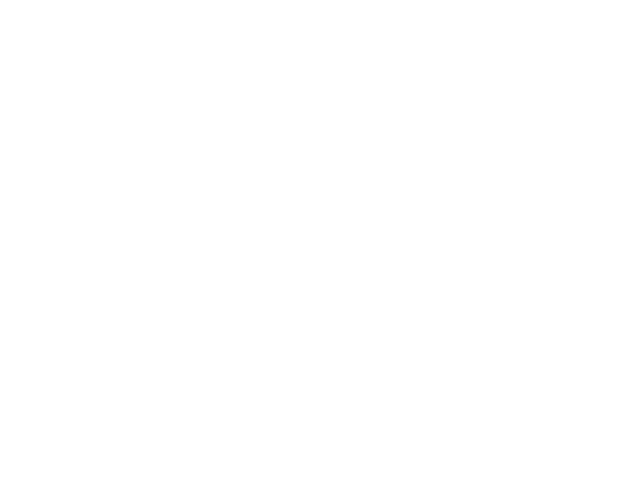
Frame 1 (no input)
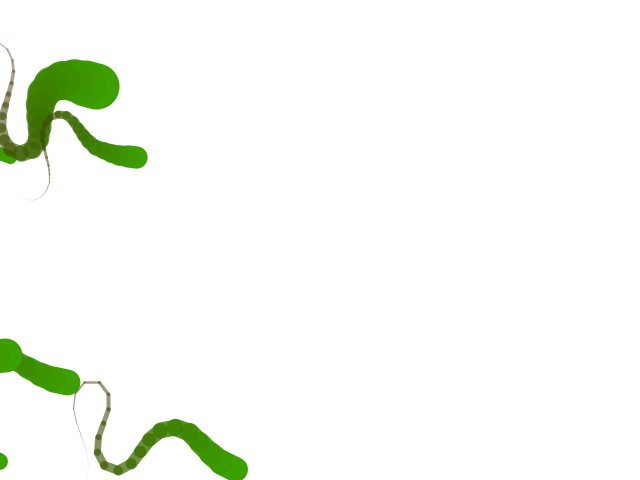
Frame 60 (the mouse pressed at the canvas centre just before this capture)
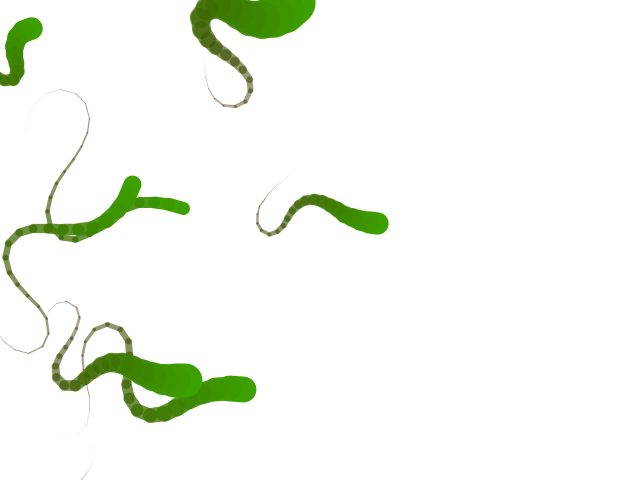
Frame 120 (the mouse held since frame 60 and released just before this capture)

The Processing sketch that drew these frames (run headless with seeded random() and noise(); from frame 60 on, the mouse is pressed at the canvas centre):

// Processing sketch: worm
// ── worm.pde

Tentacle[] tent;
int MAX_TENTS = 9; 

void setup()
{
  size(640, 480);
 // frameRate(30);
  smooth();

  tent = new Tentacle[MAX_TENTS];

  for (int i = 0; i < MAX_TENTS; i++)
  {
    tent[i] = new Tentacle(1, width, height);
  }
}
void draw()
{
  background(255);

  for (int i = 0; i < MAX_TENTS; i++)
  {
    tent[i].move(width, height);
    tent[i].display();
  }
}


class Tentacle
{

  int direction;            // tiene conto della direzione del movimento dei vermi (1, 2, 3 e 4)

  int numNodes;            // numero di nodi che compongono il verme
  PVector[] nodes;         // vettore di PVector incaricati di memorizzare le posizioni dei diversi nodi

  float init_theta;        // angolo iniziale
  float theta;             // l'angolo usato per disegnare il node[0]
  float tv;                // variabile di supporto per una somma incrementale

  float head;              // ampiezza del movimento - è legata anche alla velocità di movimento
  float girth;             // più grande è, più lunghi i segmenti che costituiscono il verme
  float speedCoefficient;  // maggiore il coefficiente di velocità, più velocemente il verme si muoverà nello spazio
  float friction;          // simula la visosità dell'acqua. Quando presente il movimento è più naturale

  float muscleRange;       // è un valore in gradi e viene utilizzato per calcolare il muscleTheta, assieme a muscleFreq
  float muscleFreq;        // definisce gli istanti di campionamento su di un seno spaziale
  float muscleTheta;       // l'angolo usato per disegnare il node[1]
  float cnt;               // variabile di supporto per contenere la somma incrementale dei muscleFreq

  float xpos, ypos;        // tengono conto della poszione del verme
  int margin_w, margin_h;  // tengono conto dell'area visibile e di quella non visibile
  float body;              // valore usato per scalare lo spessore corporeo del verme


  // COSTRUTTORE //////////////////////////////////////////////////////////////
  Tentacle(int dir_, int width_, int height_)
  {
    margin_w = 200;
    margin_h = 200;

    direction = dir_;

    numNodes = 27;
    nodes = new PVector[numNodes];
    for (int i=0; i < numNodes; i++)
    {
      nodes[i] = new PVector(0, 0);
    }

    init(direction, width_, height_);
  }

  // INIT /////////////////////////////////////////////////////////////////////
  void init(int dir_, int w_, int h_)
  {
    switch (dir_)
    {
    case 1:
      init_theta = 0;
      xpos = 0 - random(100, 200);
      ypos = random(h_);
      break;

    case 2:
      init_theta = 90;
      xpos = random(w_);
      ypos = 0 - random(100, 200);
      break;

    case 3:
      init_theta = 180;
      xpos = w_ + random(100, 200);
      ypos = h_;
      break;    

    case 4:
      init_theta = 270;
      xpos = random(w_);
      ypos = h_ + random(100, 200);
      break;

    default:
      init_theta = 270;
      xpos = random(w_);
      ypos = h_ + random(100, 200);
      break;
    }

    theta = init_theta;

    body = random(13, 50);                      // varia tra 13 - 50
    head = 2 + random(4);                       // varia tra 2 - 6
    girth = 8 + random(8);                      // varia tra 8 - 16
    speedCoefficient = 0.09 + (random(10)/50);  // varia tra 0,09 - 0,29
    friction = 0.9 + (random(10)/100);          // varia tra 0,9 - 1;

    muscleRange = 20 + random(50);              // valore in gradi tra 20 - 70
    muscleFreq = 5 + random(23);                // valore in gradi tra 5 - 28
  }

  // MOVE /////////////////////////////////////////////////////////////////////
  void move(int _width, int _height)
  {
    tv += 0.3 * random(-1, 1);
    theta += tv;
    tv *= friction;

    nodes[0].x = head * cos(radians(theta));
    nodes[0].y = head * sin(radians(theta));

    cnt += muscleFreq;
    muscleTheta = muscleRange * sin( radians(cnt) );

    nodes[1].x = (-1) * head * cos(radians(theta + muscleTheta));
    nodes[1].y = (-1) * head * sin(radians(theta + muscleTheta));


    for (int i = 2; i < numNodes; ++i)
    {
      float dx = nodes[i].x - nodes[i-2].x;
      float dy = nodes[i].y - nodes[i-2].y;

      float d = sqrt(dx * dx + dy * dy);

      nodes[i].x = nodes[i-1].x + (dx/d)*girth;
      nodes[i].y = nodes[i-1].y + (dy/d)*girth;

      if (i == 2)
      {
        xpos -= dx*speedCoefficient;
        ypos -= dy*speedCoefficient;

        if ( ((xpos + margin_w)<0) || (xpos - margin_w > _width) || ((ypos + margin_h) < 0) || (ypos - margin_h > _height) )
          init(direction, _width, _height);
      }
    }
  }


  // DISPLAY //////////////////////////////////////////////////////////////////
  void display()
  {
    pushMatrix();
    translate(xpos, ypos);
    for (int i = 2; i < 27; i++)
    {
      stroke(60, map(i, 2, numNodes, 160, 0), 0, map(i, 2, numNodes, 255, 60));
      strokeWeight( ( (numNodes-i)*(numNodes-i) )/body );
      line(nodes[i-1].x, nodes[i-1].y, nodes[i].x, nodes[i].y);
    }
    popMatrix();
  }
}
